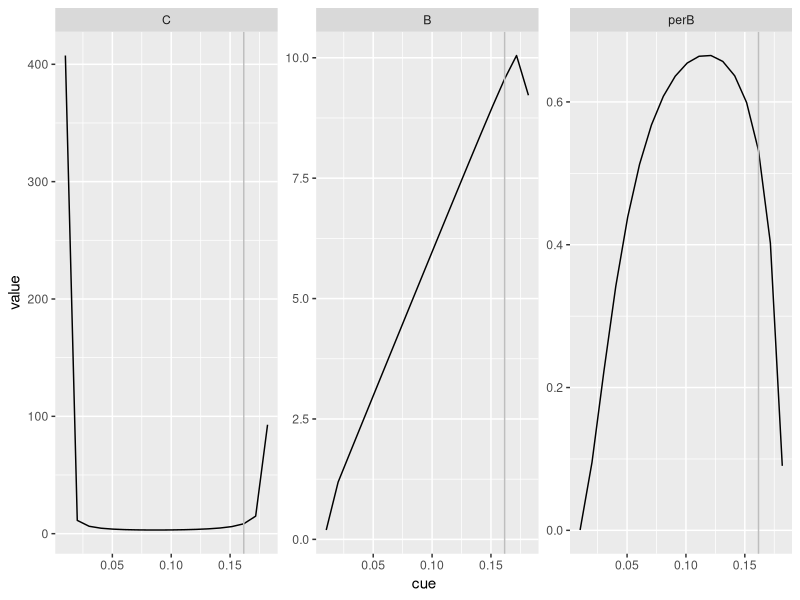
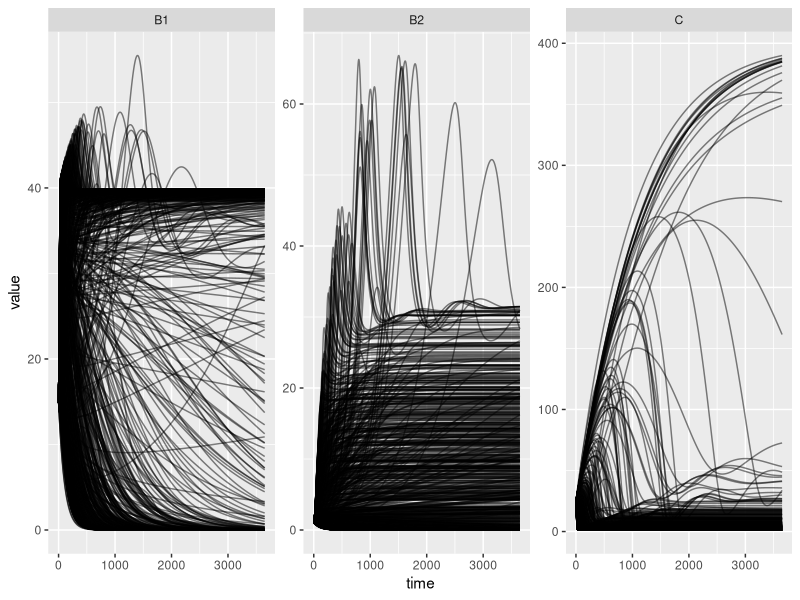
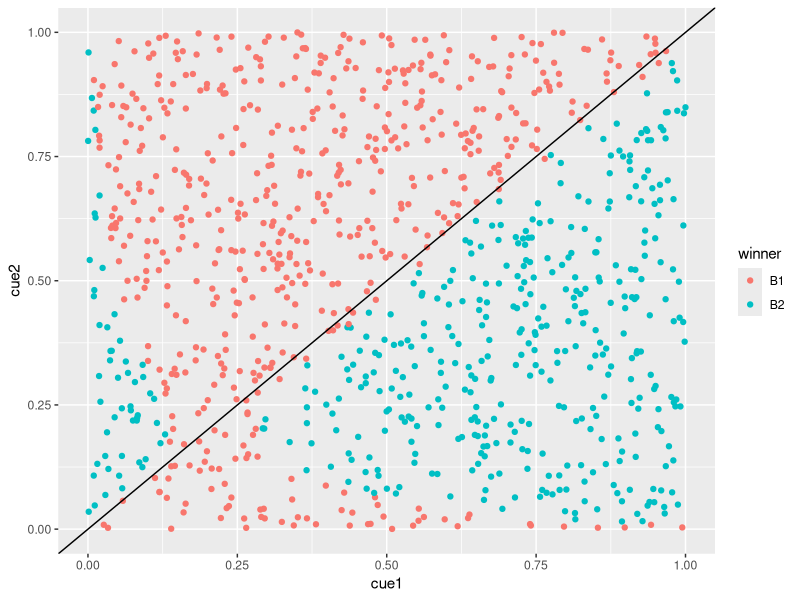

R code for these plots, in order:
## ---- chunk 1
library(assertthat)
library(reshape2)
library(ggplot2)
library(plyr)

#h: death rate
#k: half-sat of Monod growth
#I: input rate
#m: leach rate of substrate pool
parm <- list(h=1e-2, k=10, I=0.6, m=0.001)
parm$a <- with(parm, 100*h*(k+100)/100) #max v
parm$b <- 5 #strength of slope 0 to 100
steady.state <- data.frame(cue=seq(0, 1, length=1e2))
steady.state$v <- with(parm, a*(exp(-b*steady.state$cue)-exp(-1))/(exp(0)-exp(-1)))

steady.state$check.C <- steady.state$cue*steady.state$v > parm$h
steady.state$check.B <- steady.state$cue*steady.state$v > with(parm, m*k*h/I+h)
summary(steady.state)
assert_that(any(steady.state$check.C & steady.state$check.B))

steady.state$C <- with(parm, h*k/(steady.state$cue*steady.state$v-h))
steady.state$B <- with(parm, steady.state$cue/h*(I-m*steady.state$C))
steady.state$perB <- steady.state$B/(steady.state$C + steady.state$B)

bestCUE <- steady.state$cue[which.max(subset(steady.state, check.C & check.B)$B)]

plotdf <- melt(steady.state, measure.vars=c('C', 'B', 'perB'))
ggplot(subset(plotdf, check.C & check.B)) + geom_line(aes(x=cue, y=value)) + facet_wrap(~variable, scales='free') + geom_vline(xintercept=bestCUE, color='grey')
## ---- chunk 2
library(deSolve)

ans <- data.frame()
parmArr <- data.frame()
for(ii in 1:1e3){
  cue <- runif(2)
  
  parm <- list(index=ii, I=0.4, m=0.001, 
               h1=1e-2, k1=10, cue1=cue[1],
               h2=1e-2, k2=10, cue2=cue[2])
  
  parm$a1 <- with(parm, 100*h1*(k1+100)/100)
  parm$b1 <- 5
  parm$v1 <- with(parm, a1*exp(-b1*cue1))
  
  parm$a2 <- with(parm, 100*h2*(k2+100)/100)
  parm$b2 <- 5
  parm$v2 <- with(parm, a2*exp(-b2*cue2))
  
  dC <- function(t, y, parms){
    B1 <- y[1]; B2 <- y[2]; C <- y[3]
    with(parms,{
      ans <- c(v1*B1*C/(k1+C)*cue1 - h1*B1,
               v2*B2*C/(k2+C)*cue2 - h2*B2,
               I-m*C-v1*B1*C/(k1+C)*cue1-v2*B2*C/(k2+C))
      return(list(ans))
    })
 
  }
  timearr <- seq(0, 365*10, length=1000)
  evolution <- lsoda(y=c(B1=15, B2=1, C=25), timearr, dC, parms=parm)
  temp <- as.data.frame(evolution)
  temp$time <- timearr
  temp$index <- ii
  parm$winner <- names(temp)[2:3][which.max(temp[1000, 2:3])]
  if(any(temp[1000, ] < 0)) parm$winner <- NA
  parmArr <- rbind.fill(parmArr, as.data.frame(parm))
  
  ans <- rbind.fill(ans, temp)
}

plotdf <- melt(ans, id.vars=c('time', 'index'))
ggplot(plotdf) + geom_line(aes(x=time, y=value, group=index), alpha=0.5) + facet_wrap(~variable, scale='free')

ggplot(parmArr) + geom_point(aes(x=cue1, y=cue2, color=winner)) + geom_abline(slope=1)
